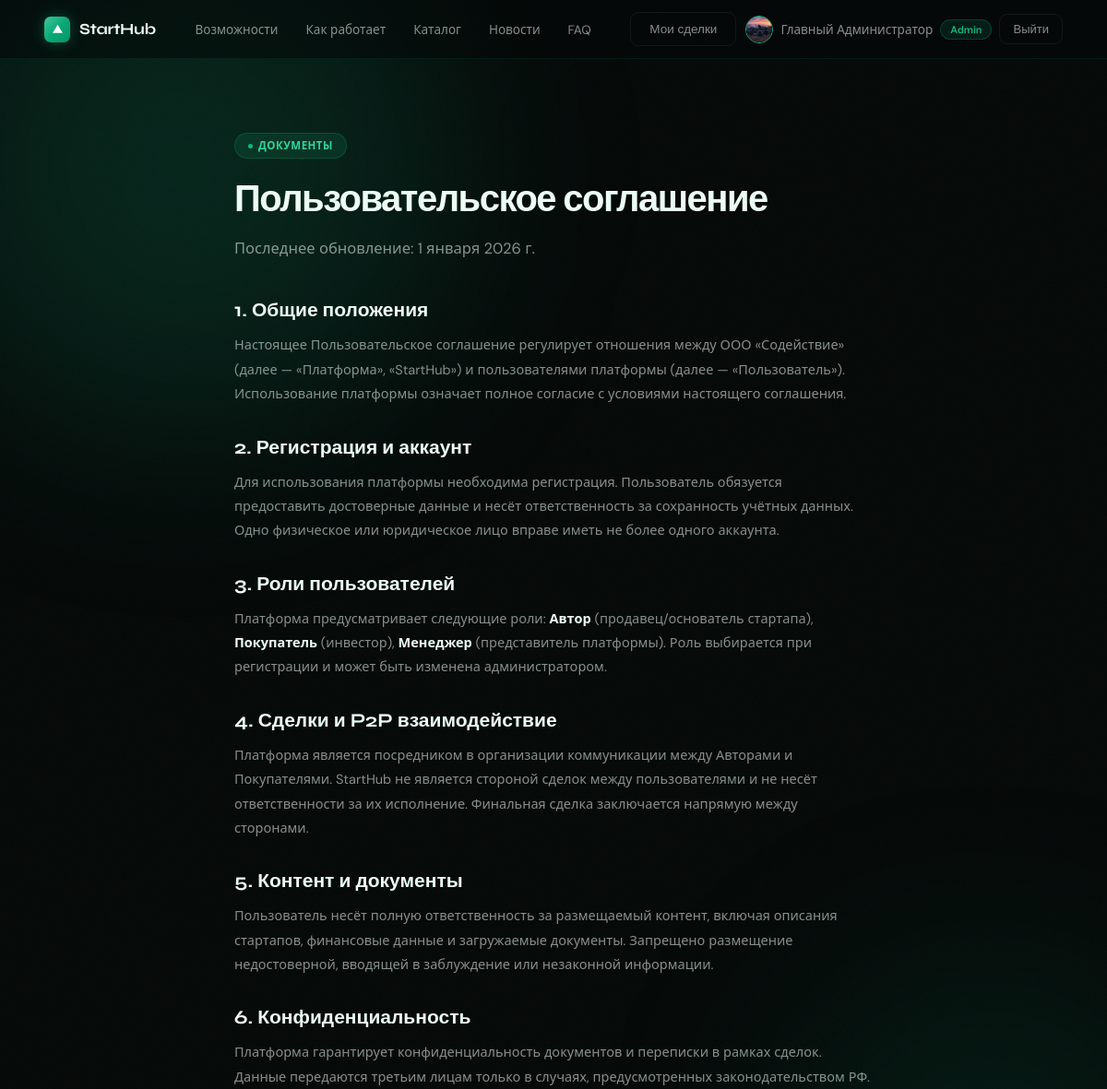
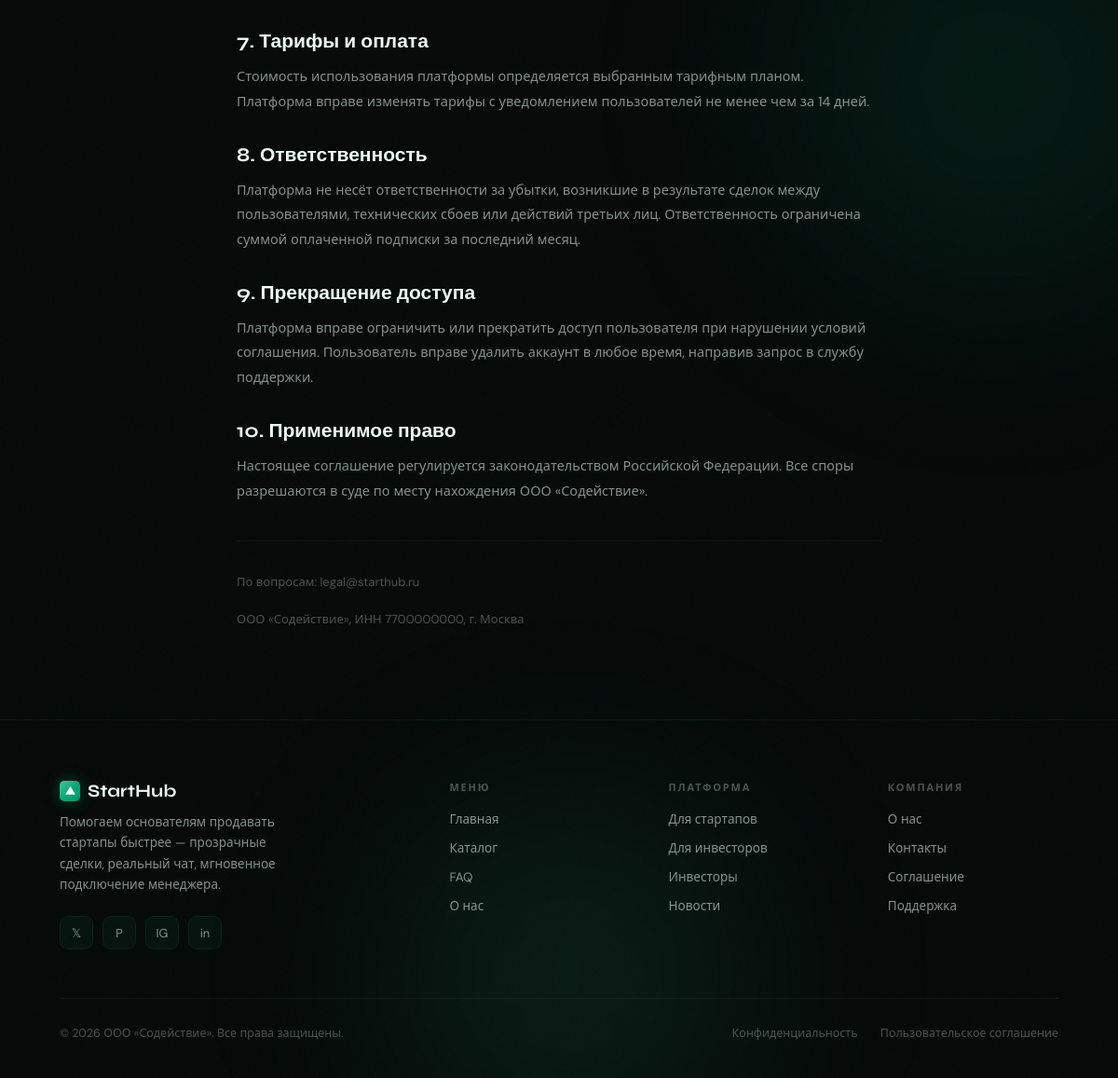
The page /terms (signed in) on the database its author committed (2 pictures, top to bottom).
### models/user.py (models this page shows)
class User(Base):
    __tablename__ = "users"
    id              = Column(Integer, primary_key=True)
    email           = Column(String(255), unique=True, nullable=False, index=True)
    username        = Column(String(64),  unique=True, nullable=False)
    hashed_password = Column(String(255), nullable=False)
    role            = Column(Enum(UserRole), default=UserRole.buyer, nullable=False)
    full_name       = Column(String(128))
    avatar          = Column(String(512))
    bio             = Column(Text)
    phone           = Column(String(32))
    telegram        = Column(String(64))
    website         = Column(String(256))
    location        = Column(String(128))
    is_active       = Column(Boolean, default=True)
    is_verified     = Column(Boolean, default=False)
    is_banned       = Column(Boolean, default=False)
    ban_reason      = Column(Text)
    last_seen       = Column(DateTime, default=lambda: datetime.now(timezone.utc))
    created_at      = Column(DateTime, default=lambda: datetime.now(timezone.utc))
    updated_at      = Column(DateTime, default=lambda: datetime.now(timezone.utc),
                             onupdate=lambda: datetime.now(timezone.utc))
    startups          = relationship("Startup", back_populates="author", lazy="select")
    deals_as_buyer    = relationship("Deal", back_populates="buyer", foreign_keys="Deal.buyer_id")
    messages          = relationship("Message", back_populates="sender")
    favorite_startups = relationship("Startup", secondary=favorites, back_populates="favorited_by")
    notifications     = relationship("Notification", back_populates="user", cascade="all, delete-orphan")
    reviews_given     = relationship("Review", back_populates="author",      foreign_keys="Review.author_id")
    reviews_received  = relationship("Review", back_populates="target_user", foreign_keys="Review.target_user_id")
    tickets           = relationship("SupportTicket", back_populates="user", foreign_keys="SupportTicket.user_id")
    wallet            = relationship("Wallet", back_populates="user", uselist=False, cascade="all, delete-orphan")
    activity_logs     = relationship("ActivityLog", back_populates="user", cascade="all, delete-orphan")

### routers/public.py (the view)
@router.get("/terms",   response_class=HTMLResponse)
async def terms(request: Request, db: AsyncSession = Depends(get_db)):
    user = await get_current_user(request, db)
    return render(request, "terms.html", {"user": user})

### templates/terms.html (shortened to what this page needs)
{% extends "base.html" %}
{% block content %}
<div class="static-wrap">
  <div class="section-label">Документы</div>
  <h1>Пользовательское соглашение</h1>
  <p class="lead">Последнее обновление: 1 января 2026 г.</p>
  <h2>1. Общие положения</h2>
  <p>Настоящее Пользовательское соглашение регулирует отношения между ООО «Содействие» (далее — «Платформа», «StartHub») и пользователями платформы (далее — «Пользователь»). Использование платформы означает полное согласие с условиями настоящего соглашения.</p>
  <h2>2. Регистрация и аккаунт</h2>
  <p>Для использования платформы необходима регистрация. Пользователь обязуется предоставить достоверные данные и несёт ответственность за сохранность учётных данных. Одно физическое или юридическое лицо вправе иметь не более одного аккаунта.</p>
  <h2>3. Роли пользователей</h2>
  <p>Платформа предусматривает следующие роли: <strong style="color:var(--text)">Автор</strong> (продавец/основатель стартапа), <strong style="color:var(--text)">Покупатель</strong> (инвестор), <strong style="color:var(--text)">Менеджер</strong> (представитель платформы). Роль выбирается при регистрации и может быть изменена администратором.</p>
  <h2>4. Сделки и P2P взаимодействие</h2>
  <p>Платформа является посредником в организации коммуникации между Авторами и Покупателями. StartHub не является стороной сделок между пользователями и не несёт ответственности за их исполнение. Финальная сделка заключается напрямую между сторонами.</p>
  <h2>5. Контент и документы</h2>
  <p>Пользователь несёт полную ответственность за размещаемый контент, включая описания стартапов, финансовые данные и загружаемые документы. Запрещено размещение недостоверной, вводящей в заблуждение или незаконной информации.</p>
  <h2>6. Конфиденциальность</h2>
  <p>Платформа гарантирует конфиденциальность документов и переписки в рамках сделок. Данные передаются третьим лицам только в случаях, предусмотренных законодательством РФ.</p>
  <h2>7. Тарифы и оплата</h2>
  <p>Стоимость использования платформы определяется выбранным тарифным планом. Платформа вправе изменять тарифы с уведомлением пользователей не менее чем за 14 дней.</p>
  <h2>8. Ответственность</h2>
  <p>Платформа не несёт ответственности за убытки, возникшие в результате сделок между пользователями, технических сбоев или действий третьих лиц. Ответственность ограничена суммой оплаченной подписки за последний месяц.</p>
  <h2>9. Прекращение доступа</h2>
  <p>Платформа вправе ограничить или прекратить доступ пользователя при нарушении условий соглашения. Пользователь вправе удалить аккаунт в любое время, направив запрос в службу поддержки.</p>
  <h2>10. Применимое право</h2>
  <p>Настоящее соглашение регулируется законодательством Российской Федерации. Все споры разрешаются в суде по месту нахождения ООО «Содействие».</p>
  <div style="margin-top:40px;padding-top:32px;border-top:1px solid var(--card-border)">
    <p style="font-size:13px;color:var(--text-dim)">По вопросам: <a href="mailto:legal@starthub.ru" style="color:var(--orange2)">legal@starthub.ru</a></p>
    <p style="font-size:13px;color:var(--text-dim)">ООО «Содействие», ИНН 7700000000, г. Москва</p>
  </div>
</div>
{% endblock %}

### templates/base.html (shortened to what this page needs)
<!DOCTYPE html>
<html lang="ru">
<head>
<link rel="stylesheet" href="/static/css/main.css">
</head>
<body>
<div class="blob-container">
  <div class="blob b1"></div>
  <div class="blob b2"></div>
  <div class="blob b3"></div>
</div>
<div class="wrap">
<nav id="main-nav">
  <a href="/" class="nav-logo">
    <div class="nav-logo-mark">
      <svg viewBox="0 0 24 24" xmlns="http://www.w3.org/2000/svg"><polygon points="12,3 2,20 22,20"/></svg>
    </div>
    StartHub
  </a>
  <ul class="nav-links">
    <li><a href="/#why">Возможности</a></li>
    <li><a href="/#how">Как работает</a></li>
    <li><a href="/catalog">Каталог</a></li>
    <li><a href="/news">Новости</a></li>
    <li><a href="/faq">FAQ</a></li>
  </ul>
  <div class="nav-right">
    {% if user %}
      <a href="/my-deals" class="btn-ghost">Мои сделки</a>
      <div class="nav-avatar-wrap">
        <a href="/profile" class="nav-avatar-btn">
          {% if user.avatar %}
            <img src="{{ user.avatar }}" class="nav-avatar-img" alt="">
          {% else %}
            <div class="nav-avatar-placeholder">{{ (user.full_name or user.username)[0].upper() }}</div>
          {% endif %}
          <span>{{ user.full_name or user.username }}</span>
        </a>
        {% if user.role in ['admin', 'manager'] %}
          <a href="{% if user.role == 'admin' %}/admin/dashboard{% else %}/manager/dashboard{% endif %}" class="nav-admin-badge">
            {% if user.role == 'admin' %}Admin{% else %}Manager{% endif %}
          </a>
        {% endif %}
        <a href="/logout" class="btn-ghost" style="font-size:13px;padding:7px 14px">Выйти</a>
      </div>
    {% else %}
      <a href="/login" class="btn-ghost">Войти</a>
      <a href="/register" class="btn-em">Начать сейчас</a>
    {% endif %}
  </div>
</nav>
{% block content %}{% endblock %}
<footer>
  <div class="footer-top">
    <div class="footer-brand">
      <h3>
        <div class="nav-logo-mark" style="width:22px;height:22px;border-radius:5px">
          <svg viewBox="0 0 24 24" width="11" height="11" xmlns="http://www.w3.org/2000/svg"><polygon points="12,3 2,20 22,20" fill="#fff"/></svg>
        </div>
        StartHub
      </h3>
      <p>Помогаем основателям продавать стартапы быстрее — прозрачные сделки, реальный чат, мгновенное подключение менеджера.</p>
      <div class="footer-socials">
        <div class="social-btn">𝕏</div>
        <div class="social-btn">P</div>
        <div class="social-btn">IG</div>
        <div class="social-btn">in</div>
      </div>
    </div>
    <div class="footer-col">
      <h4>Меню</h4>
      <ul>
        <li><a href="/">Главная</a></li>
        <li><a href="/catalog">Каталог</a></li>
        <li><a href="/faq">FAQ</a></li>
        <li><a href="/about">О нас</a></li>
      </ul>
    </div>
    <div class="footer-col">
      <h4>Платформа</h4>
      <ul>
        <li><a href="/register?role=author">Для стартапов</a></li>
        <li><a href="/register?role=buyer">Для инвесторов</a></li>
        <li><a href="/investors">Инвесторы</a></li>
        <li><a href="/news">Новости</a></li>
      </ul>
    </div>
    <div class="footer-col">
      <h4>Компания</h4>
      <ul>
        <li><a href="/about">О нас</a></li>
        <li><a href="/contact">Контакты</a></li>
        <li><a href="/terms">Соглашение</a></li>
        <li><a href="/support">Поддержка</a></li>
      </ul>
    </div>
  </div>
  <div class="footer-bottom">
    <p>© 2026 ООО «Содействие». Все права защищены.</p>
    <div class="footer-bottom-links">
      <a href="/terms">Конфиденциальность</a>
      <a href="/terms">Пользовательское соглашение</a>
    </div>
  </div>
</footer>
</div>
</body>
</html>

### rows shown on the page
User: avatar (picture), full_name "Главный Администратор"
